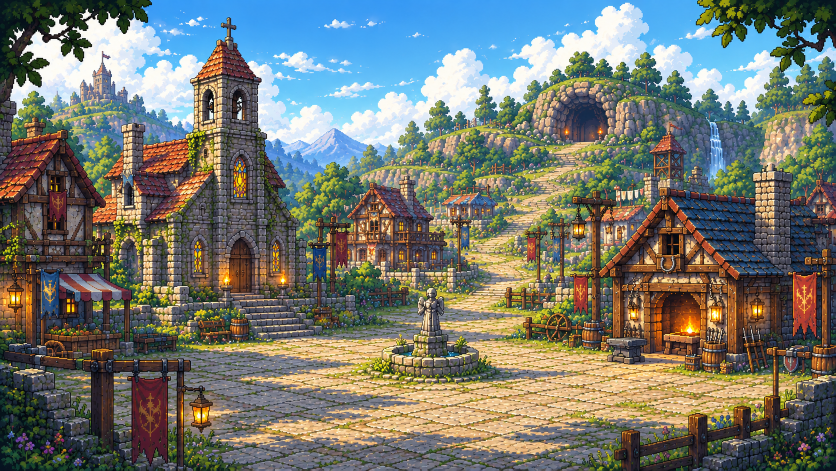
#> input picture assets/backgrounds/dungeon-wallpaper2.png, 1671 x 941 px (shown at 1/2 size)
$ python gen_city_daylight.py
#> lines starting #> are read from the running program, lines starting #| are printed output that depends on the picture; after the words box and inside, x2 and y2 are one past the last pixel; in counts of white or black regions, pixels touching at a corner belong together
"""
gen_city_daylight.py
Gera as versões de NOITE e de ENTARDECER/AMANHECER da cidade a partir da
pintura de DIA (assets/backgrounds/dungeon-wallpaper2.png), usadas pelo ciclo
de dia e noite do mapa (ver CITY_MAP.images em js/config.js e
CityMapModule.applyDaylight em js/citymap.js).

Sem recortar o céu (recorte deixava bordas em volta da torre, das árvores e
do morro): a imagem inteira passa por um degradê de cor vertical, e as luzes
quentes da pintura (janelas, lanternas, forja) são preservadas por cima.
  - entardecer (city-dusk.png): roxo no alto, rosa/laranja no horizonte,
    luz âmbar no chão;
  - noite (dungeon-wallpaper.png): azul escuro, luzes com brilho em volta,
    estrelas e lua desenhadas só sobre pixels de céu azul (pixel a pixel,
    então não aparece borda em volta de nada).

Como usar:
  python tools/gen_city_daylight.py

Requer Pillow e numpy.
"""
import os

import numpy as np
from PIL import Image, ImageFilter

ROOT = os.path.join(os.path.dirname(__file__), '..')
BG = os.path.join(ROOT, 'assets', 'backgrounds')
DAY = os.path.join(BG, 'dungeon-wallpaper2.png')
OUT_DUSK = os.path.join(BG, 'city-dusk.png')
OUT_NIGHT = os.path.join(BG, 'dungeon-wallpaper.png')

# degradê de cor (multiplicador RGB) por altura: 0 = topo, 1 = base
DUSK_STOPS = [
    (0.00, (0.78, 0.44, 0.78)),   # céu alto: roxo
    (0.22, (0.98, 0.58, 0.72)),   # rosa
    (0.40, (1.16, 0.70, 0.46)),   # horizonte: laranja
    (0.60, (1.04, 0.70, 0.52)),   # telhados: âmbar
    (1.00, (0.80, 0.58, 0.52)),   # chão: sombra quente
]
NIGHT_STOPS = [
    (0.00, (0.16, 0.20, 0.42)),   # céu alto: azul-marinho
    (0.35, (0.22, 0.27, 0.50)),
    (0.60, (0.30, 0.33, 0.52)),   # casas
    (1.00, (0.34, 0.34, 0.50)),   # praça (um pouco mais clara, luar)
]


def smoothstep(e0, e1, x):
    t = np.clip((x - e0) / (e1 - e0), 0.0, 1.0)
    return t * t * (3 - 2 * t)


def gradient(h, w, stops):
    ys = np.linspace(0, 1, h)
    g = np.zeros((h, 3), dtype=np.float32)
    for c in range(3):
        g[:, c] = np.interp(ys, [s[0] for s in stops], [s[1][c] for s in stops])
    return np.repeat(g[:, None, :], w, axis=1)


# Fontes de luz da pintura de dia (x, y, raio em px da imagem): janelas,
# lanternas, velas, tochas da caverna e a forja. Marcadas à mão porque o sol
# forte da pintura (pedras, rocha, telhas) tem a mesma cor quente e clara das
# lâmpadas e engana qualquer detecção automática. Se a pintura mudar, é só
# ajustar os pontos (dá pra conferir desenhando os círculos por cima).
LIGHTS = [
    (30, 590, 22), (140, 612, 16),                      # loja: lanterna e janela
    (480, 355, 26), (398, 515, 18), (550, 515, 18),     # vitrais da igreja
    (453, 562, 12), (567, 562, 12),                     # velas da escadaria
    (400, 815, 24),                                     # lanterna do poste (frente)
    (790, 495, 70),                                     # janelas da casa do meio
    (1157, 455, 18),                                    # lanterna do poste (caminho)
    (1375, 660, 42), (1265, 625, 16), (1430, 625, 16), (1512, 617, 18),  # forja e lanternas
    (1132, 265, 10), (1200, 265, 10),                   # tochas da caverna
    (1640, 405, 20),                                    # janela à direita
]


def lamp_mask(day, strict=False):
    """Luzes quentes da pintura. Modo normal (entardecer): qualquer pixel
    quente e claro. Modo estrito (noite): só dentro dos círculos de LIGHTS."""
    r, g, b = day[..., 0], day[..., 1], day[..., 2]
    m = smoothstep(0.55, 0.85, r) * smoothstep(0.18, 0.4, r - b)
    if not strict:
        return m
    h, w = r.shape
    yy, xx = np.mgrid[0:h, 0:w]
    near = np.zeros((h, w), bool)
    for x, y, rad in LIGHTS:
        near |= (xx - x) ** 2 + (yy - y) ** 2 <= rad ** 2
    lum = day.mean(axis=2)
    warm = (r > 0.78) & (r - b > 0.22) & (lum > 0.5)
    return np.where(near & warm, np.maximum(m, 0.7), 0.0).astype(np.float32)


def blur(arr, radius):
    img = Image.fromarray((np.clip(arr, 0, 1) * 255).astype(np.uint8))
    return np.asarray(img.filter(ImageFilter.GaussianBlur(radius)), dtype=np.float32) / 255.0


def make_dusk(day):
    h, w, _ = day.shape
    graded = np.power(day, 1.12) * gradient(h, w, DUSK_STOPS) * 0.92
    lamp = lamp_mask(day)[..., None]
    return graded * (1 - lamp) + np.clip(day * 1.1, 0, 1) * lamp


def make_night(day):
    h, w, _ = day.shape
    lum = day.mean(axis=2, keepdims=True)
    # meio dessaturado (à noite as cores somem) e bem mais escuro
    base = day * 0.55 + lum * 0.45
    # curva que comprime os claros: o sol forte da pintura não vira mancha branca
    night = np.power(base, 1.35) * (1 - 0.4 * base) * gradient(h, w, NIGHT_STOPS) * 1.25

    # luzes: mantém a cor da pintura, mais fortes, com brilho quente em volta
    lamp = lamp_mask(day, strict=True)
    lamp3 = lamp[..., None]
    night = night * (1 - lamp3) + np.clip(day * 1.2, 0, 1) * lamp3
    warm = np.array([1.0, 0.62, 0.28], dtype=np.float32)
    # halo radial em volta de cada fonte + brilho curto colado na chama/vidro
    yy, xx = np.mgrid[0:h, 0:w]
    halo = np.zeros((h, w), np.float32)
    for x, y, rad in LIGHTS:
        d = np.hypot(xx - x, yy - y)
        halo += np.exp(-d / (rad * 1.6 + 10)) * (0.5 if rad < 40 else 0.8)
    glow = np.clip(halo, 0, 1) * 0.55 + blur(lamp, 5) * 0.4
    night = night + glow[..., None] * warm

    # céu azul da pintura (só pra posicionar estrelas/lua — sem recorte)
    r, g, b = day[..., 0], day[..., 1], day[..., 2]
    ys = np.arange(h)[:, None] / h
    sky = (b > 0.62) & (b - r > 0.18) & (b > g) & (ys < 0.4)
    rng = np.random.default_rng(7)
    stars = np.zeros((h, w), np.float32)
    cand = np.argwhere(sky)
    for y, x in cand[rng.random(len(cand)) < 0.0028]:
        # estrela de 1 px, algumas maiores em cruz
        v = rng.uniform(0.55, 1.0)
        stars[y, x] = max(stars[y, x], v)
        if v > 0.93 and 1 <= y < h - 1 and 1 <= x < w - 1 and sky[y - 1:y + 2, x - 1:x + 2].all():
            for dy, dx in ((1, 0), (-1, 0), (0, 1), (0, -1)):
                stars[y + dy, x + dx] = max(stars[y + dy, x + dx], v * 0.55)
    night = night + stars[..., None] * np.array([0.85, 0.9, 1.0], dtype=np.float32)

    # lua: primeiro lugar (varrendo o topo) com um disco inteiro de céu
    R = 22
    moon_at = None
    for cy in range(R + 12, int(h * 0.22)):
        for cx in range(int(w * 0.35), int(w * 0.62), 6):
            ys_, xs_ = np.ogrid[-R - 4:R + 5, -R - 4:R + 5]
            disc = ys_ ** 2 + xs_ ** 2 <= (R + 4) ** 2
            patch = sky[cy - R - 4:cy + R + 5, cx - R - 4:cx + R + 5]
            if patch.shape == disc.shape and patch[disc].all():
                moon_at = (cy, cx)
                break
        if moon_at:
            break
    if moon_at:
        cy, cx = moon_at
        yy, xx = np.mgrid[0:h, 0:w]
        d = np.hypot(yy - cy, xx - cx)
        # halo suave + disco com crateras em pixel (tons frios)
        night = night + (np.exp(-np.clip(d - R, 0, None) / 38.0) * 0.28 * (d > R))[..., None] * np.array([0.55, 0.65, 0.95], dtype=np.float32)
        disc = d <= R
        shade = np.clip(((xx - cx) - (yy - cy)) / (R * 2.2), -1, 1)   # luz vindo da esquerda/cima
        moon = np.stack([0.90 - 0.12 * shade, 0.92 - 0.12 * shade, 0.98 - 0.08 * shade], axis=-1)
        for (oy, ox, rr) in ((-7, -6, 5), (6, 4, 4), (-2, 9, 3), (10, -8, 3)):
            crater = np.hypot(yy - (cy + oy), xx - (cx + ox)) <= rr
            moon[crater] *= 0.86
        night[disc] = moon[disc]
    return night


def save(arr, path):
    Image.fromarray((np.clip(arr, 0, 1) * 255).astype(np.uint8)).save(path, optimize=True)
    print('ok:', os.path.relpath(path, ROOT))


def main():
    day = np.asarray(Image.open(DAY).convert('RGB'), dtype=np.float32) / 255.0
    save(make_dusk(day), OUT_DUSK)
#> in make_dusk, `return graded * (1 - lamp) + np.clip(day * 1.1, 0, 1) * lamp`:
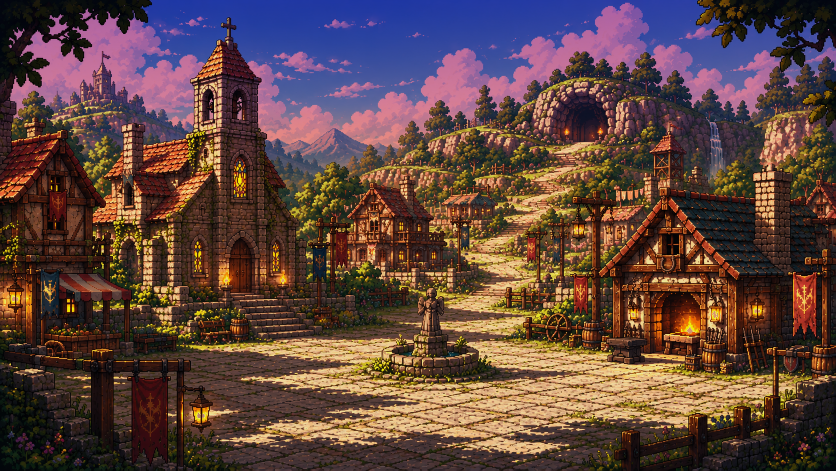
#> returned value: shape (941, 1671, 3) float32 (shown at 1/2 size); mean of channels 0, 1, 2 0.402, 0.292, 0.269; drawn with min black and max white
    save(make_night(day), OUT_NIGHT)
#> in make_night, `lum = day.mean(axis=2, keepdims=True)`:
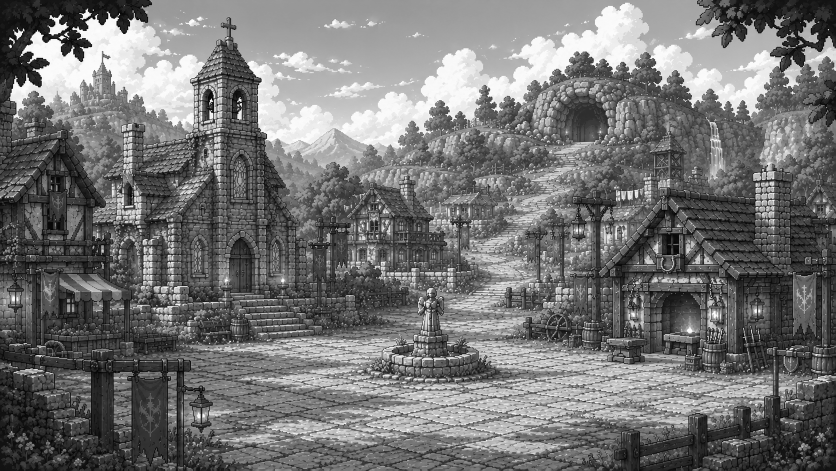
#> lum: shape (941, 1671, 1) float32 (shown at 1/2 size); min 0, max 1, mean 0.454
#> call 2 of lamp_mask, with strict = True
#> after the loop in lamp_mask (call 2), `for x, y, rad in LIGHTS:`:
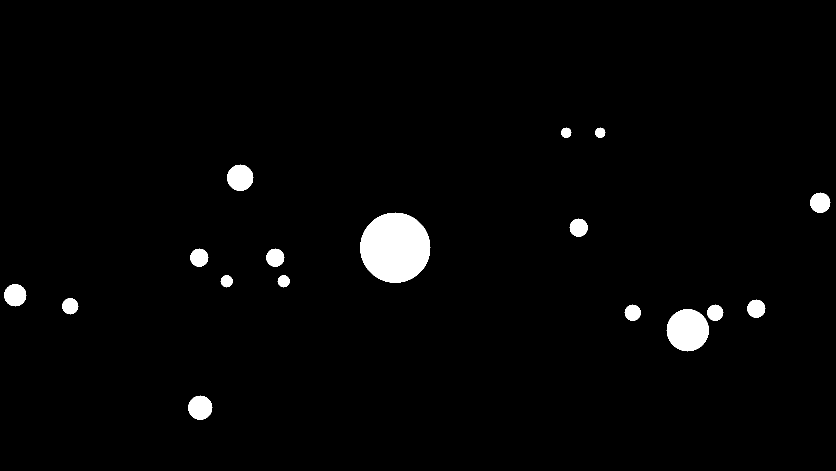
#> near: shape (941, 1671) bool (shown at 1/2 size); 2.3% white; 17 white regions, largest, box (x1, y1, x2, y2) and area: (720, 425, 861, 566) 15373, (1333, 618, 1418, 703) 5525, (454, 329, 507, 382) 2121
#> in lamp_mask (call 2), `warm = (r > 0.78) & (r - b > 0.22) & (lum > 0.5)`: warm: shape (941, 1671) bool; 11.4% white; 4733 white regions (3757 under 20 px), largest, box (x1, y1, x2, y2) and area: (795, 682, 1415, 825) 29815, (654, 796, 1022, 867) 9163, (378, 676, 800, 724) 8002
#> after the loop in make_night, `for x, y, rad in LIGHTS:`:
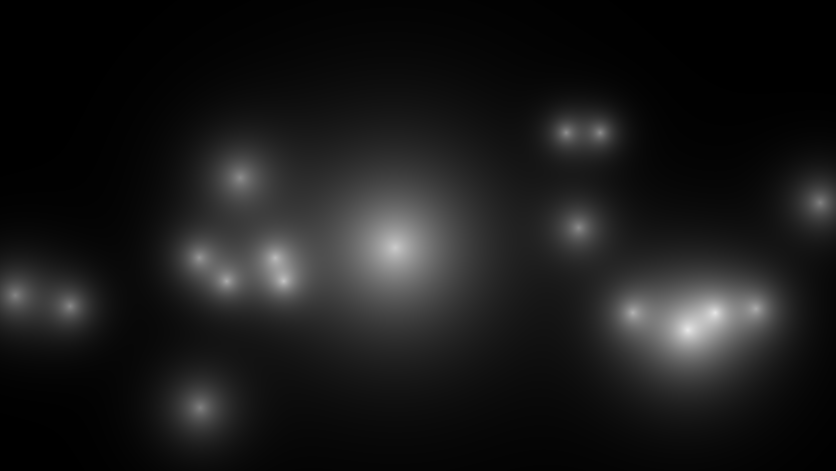
#> halo: shape (941, 1671) float32 (shown at 1/2 size); min 0.000304, max 0.918, mean 0.104
#> in make_night, `sky = (b > 0.62) & (b - r > 0.18) & (b > g) & (ys < 0.4)`:
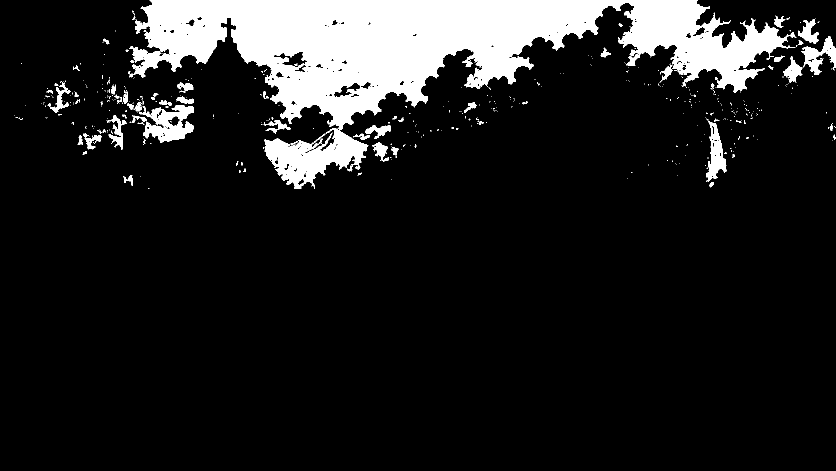
#> sky: shape (941, 1671) bool (shown at 1/2 size); 12.4% white; 493 white regions (420 under 20 px), largest, box (x1, y1, x2, y2) and area: (256, 0, 1593, 377) 174125, (278, 210, 388, 285) 4372, (1412, 237, 1453, 364) 2277
#> in make_night, `cand = np.argwhere(sky)`: cand = 194382 pairs, first value 0 to 376, second value 29 to 1670
#> the loop in make_night, `for y, x in cand[rng.random(len(cand)) < 0.0028]:` made 504 passes
#> (y, x, v) on passes 1 to 3: (1, 410, 0.747), (1, 723, 0.643), (1, 788, 0.803)
#> after the loop in make_night, `for (oy, ox, rr) in ((-7, -6, 5), (6, 4, 4), (-2, 9, 3), (10, -8, 3)):`:
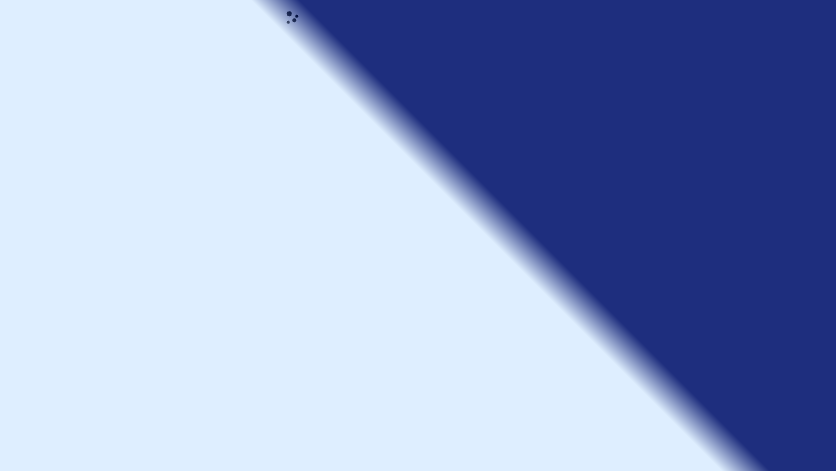
#> moon: shape (941, 1671, 3) float64 (shown at 1/2 size); mean of channels 0, 1, 2 0.927, 0.947, 0.998; drawn with min black and max white
#> in save (call 2), `Image.fromarray((np.clip(arr, 0, 1) * 255).astype(np.uint8)).save(path..`:
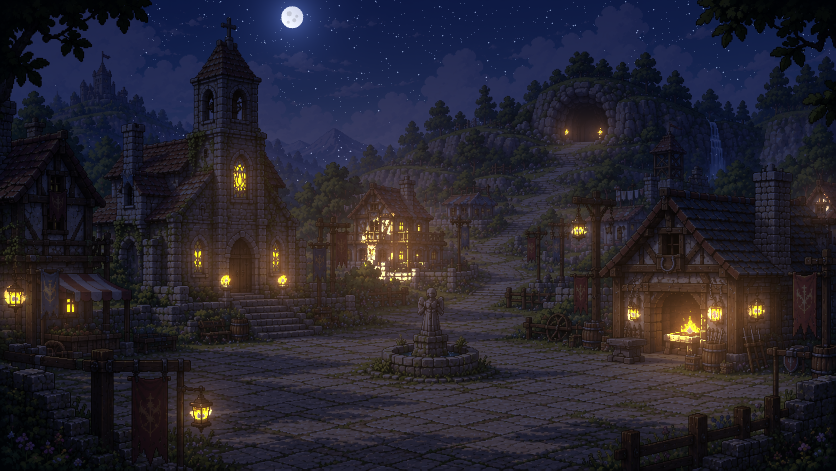
#> saved as dungeon-wallpaper.png: PIL image 1671x941 RGB (shown at 1/2 size); mean R, G, B 37.9, 35.3, 45.9


if __name__ == '__main__':
    main()
